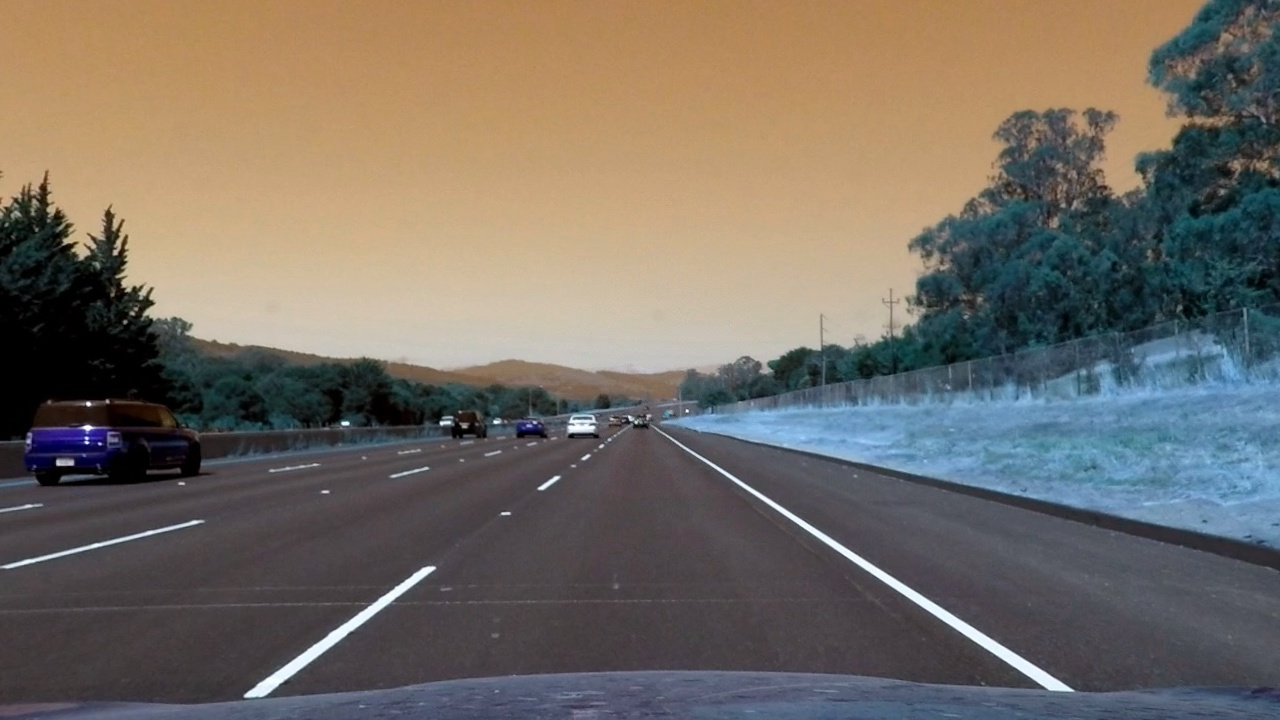
#> input picture test_images/undist.jpg, 1280 x 720 px
$ python -i threshold.py   (imports and definitions only)   (older library calls are emulated)
#> lines starting #> are read from the running program, lines starting #| are printed output that depends on the picture
#> further down, picture is the input picture: shape (720, 1280, 3); mean B, G, R 100.3, 109.1, 116.7
import numpy as np
import cv2

def abs_sobel_thresh(img, orient='x', sobel_kernel=3, thresh=[0,255]):
    # Grayscale
#> called with orient = 'x', sobel_kernel = 3
    gray = cv2.cvtColor(img, cv2.COLOR_BGR2GRAY)
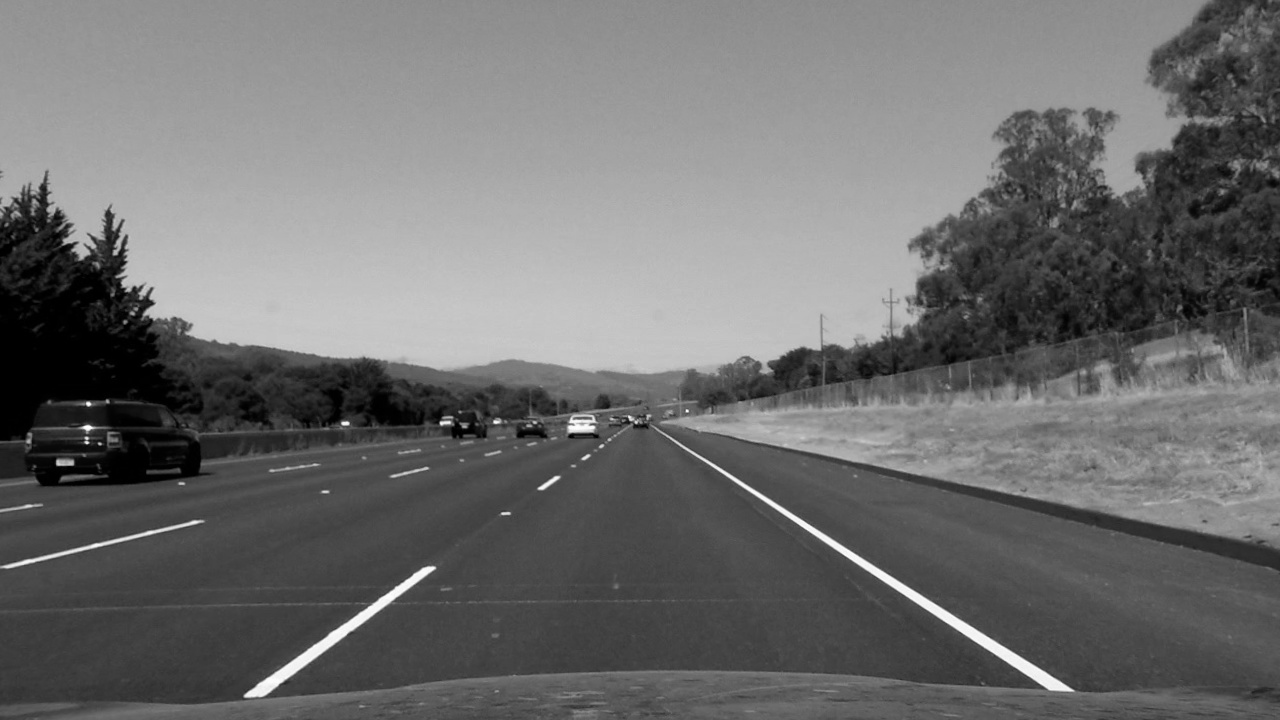
#> gray: shape (720, 1280); min 0, max 255, mean 110.4
    # Apply cv2.Sobel()
    if orient == 'x':
        sobel = cv2.Sobel(gray, cv2.CV_64F, 1, 0, ksize=sobel_kernel)
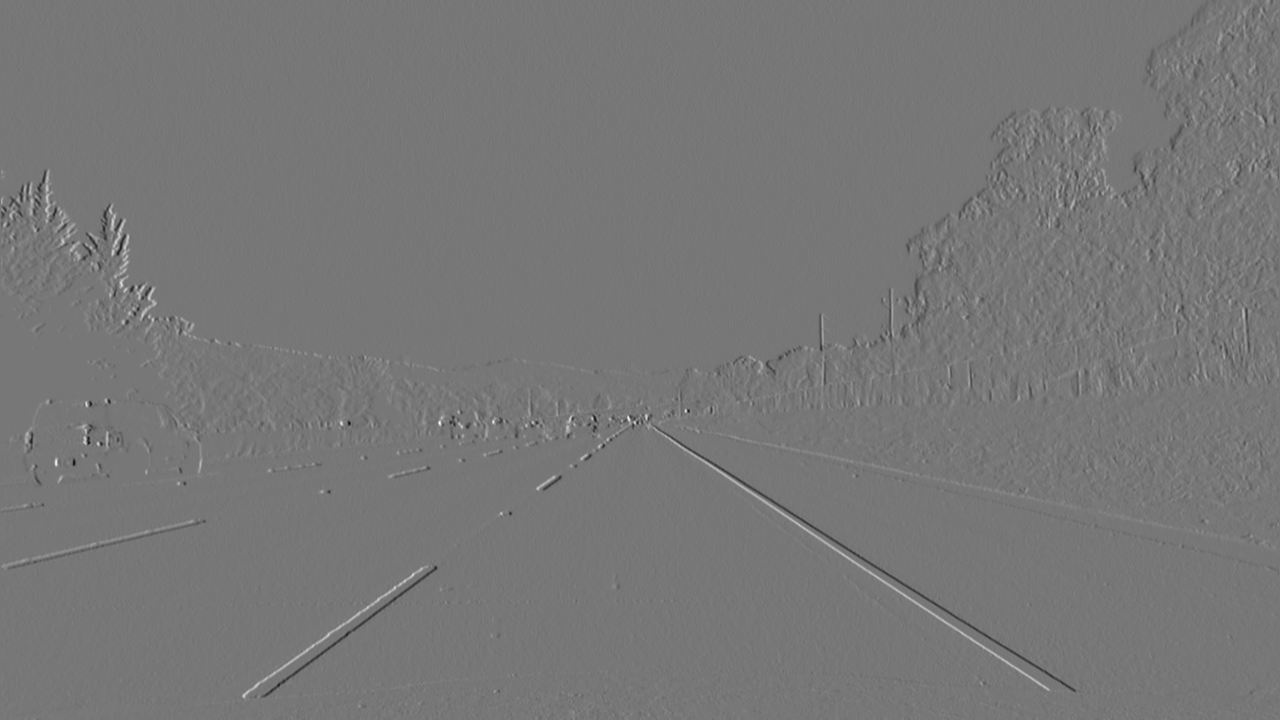
#> sobel: shape (720, 1280) float64; min -640, max 726, mean 0; drawn with min black and max white
    else:
        sobel = cv2.Sobel(gray, cv2.CV_64F, 0, 1, ksize=sobel_kernel)
    # Take the absolute value of the output from cv2.Sobel()
    abs_sobel = np.absolute(sobel)
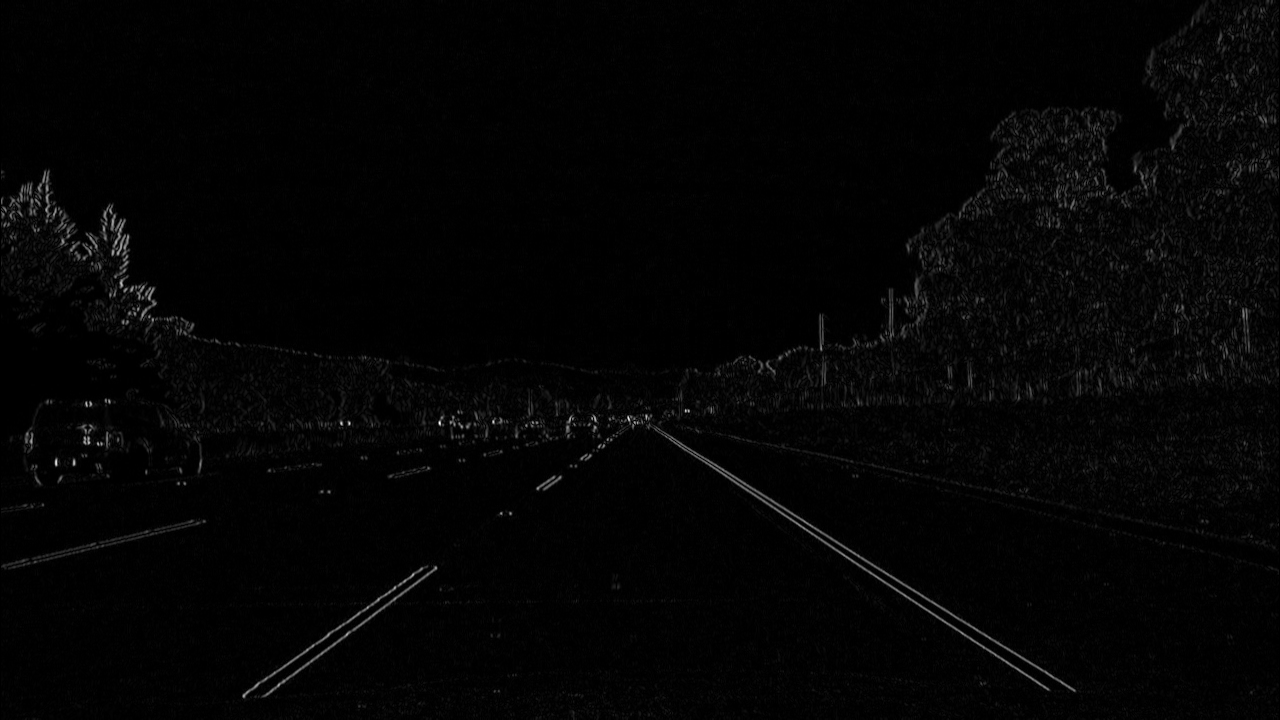
#> abs_sobel: shape (720, 1280) float64; min 0, max 726, mean 13.1; drawn with min black and max white
    # Scale the result to an 8-bit range (0-255)
    scaled_sobel = np.uint8(255*abs_sobel/np.max(abs_sobel))
    # Apply lower and upper thresholds
    binary_output = np.zeros_like(scaled_sobel)
    binary_output[(scaled_sobel >= thresh[0]) & (scaled_sobel <= thresh[1])] = 1
    # Create binary_output
    return binary_output

# [71 lines left out: functions mag_thresh, dir_threshold, r_thresh, s_thresh, ls_thresh, combine_thresholds and 2 more, not called in this run]

>>> import cv2
>>> picture = cv2.imread('test_images/undist.jpg')
>>> result = abs_sobel_thresh(picture)
#> result: shape (720, 1280); every value is 1
